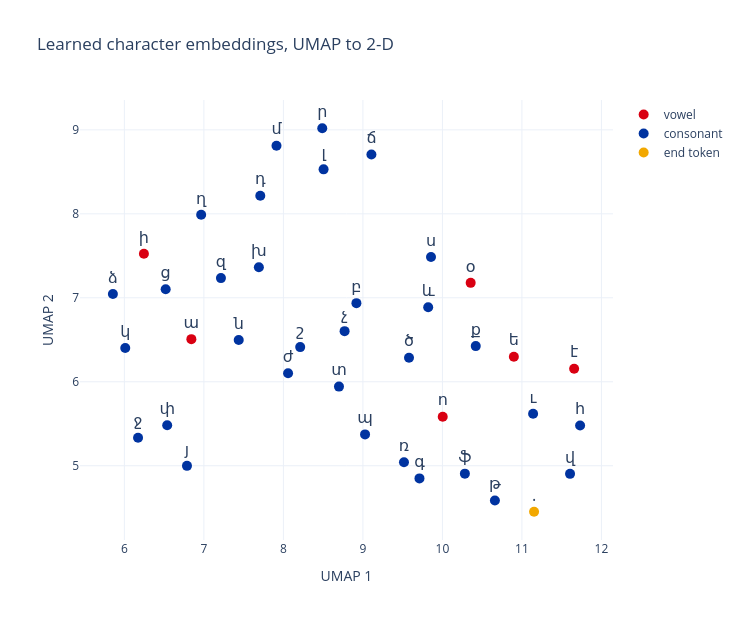

Source (notebook cell):
### Markdown cell above
**2. A 2-D map with UMAP** ([36] - your own tool from ch10). UMAP builds a neighbour graph in
the 8-D space and lays it out in 2-D so that neighbours stay neighbours. With only 39 points
we shrink its neighbourhood (`n_neighbors=8` instead of the default 15) and use cosine
distance, the same similarity as the table above.

### Code cell
# ~2-3 min on the instructor laptop - almost all of it one-time compilation of UMAP's numba
# code (on import and on the first fit); fitting 39 points is nothing.
import warnings
from tqdm import TqdmWarning

with warnings.catch_warnings():            # umap imports tqdm, which warns that the notebook
    warnings.simplefilter("ignore", TqdmWarning)   # progress-bar widget is missing; we never use it
    import umap

xy = umap.UMAP(n_neighbors=8, min_dist=0.3, metric="cosine",
               random_state=SEED, n_jobs=1).fit_transform(E)

VOWELS = set("աեէիոօ")                  # (ը never occurs in the 689 surnames)
kind = ["end token" if itos[i] == "." else "vowel" if itos[i] in VOWELS else "consonant"
        for i in range(V)]

fig = go.Figure()
for group, color in [("vowel", RED), ("consonant", BLUE), ("end token", ORANGE)]:
    idx = [i for i in range(V) if kind[i] == group]
    fig.add_scatter(x=xy[idx, 0], y=xy[idx, 1], mode="markers+text", name=group,
                    text=[itos[i] for i in idx], textposition="top center",
                    textfont=dict(size=16), marker=dict(color=color, size=10),
                    hovertemplate="%{text}<extra></extra>")
fig.update_layout(title="Learned character embeddings, UMAP to 2-D",
                  xaxis_title="UMAP 1", yaxis_title="UMAP 2",
                  width=740, height=620, template="plotly_white")
fig.show()

### Figure 1 — Plotly figure (JSON) as saved in the notebook; plotly's stock layout.template omitted (floating-point values rounded to 4 significant figures)
{"data": [{"hovertemplate": "%{text}<extra></extra>", "marker": {"color": "#D90012", "size": 10}, "mode": "markers+text", "name": "vowel", "text": ["ա", "ե", "է", "ի", "ո", "օ"], "textfont": {"size": 16}, "textposition": "top center", "type": "scatter", "x": [6.843, 10.9, 11.66, 6.246, 10.0, 10.36], "y": [6.508, 6.299, 6.155, 7.524, 5.584, 7.178]}, {"hovertemplate": "%{text}<extra></extra>", "marker": {"color": "#0033A0", "size": 10}, "mode": "markers+text", "name": "consonant", "text": ["բ", "գ", "դ", "զ", "թ", "ժ", "լ", "խ", "ծ", "կ", "հ", "ձ", "ղ", "ճ", "մ", "յ", "ն", "շ", "չ", "պ", "ջ", "ռ", "ս", "վ", "տ", "ր", "ց", "ւ", "փ", "ք", "ֆ", "և"], "textfont": {"size": 16}, "textposition": "top center", "type": "scatter", "x": [8.919, 9.712, 7.709, 7.215, 10.66, 8.059, 8.505, 7.692, 9.58, 6.011, 11.73, 5.856, 6.966, 9.107, 7.913, 6.787, 7.438, 8.211, 8.77, 9.027, 6.172, 9.517, 9.856, 11.61, 8.699, 8.489, 6.52, 11.14, 6.539, 10.42, 10.28, 9.821], "y": [6.936, 4.849, 8.216, 7.234, 4.586, 6.102, 8.529, 7.363, 6.286, 6.402, 5.479, 7.044, 7.988, 8.707, 8.812, 4.998, 6.498, 6.413, 6.603, 5.373, 5.333, 5.041, 7.485, 4.904, 5.943, 9.019, 7.103, 5.618, 5.481, 6.425, 4.906, 6.888]}, {"hovertemplate": "%{text}<extra></extra>", "marker": {"color": "#F2A800", "size": 10}, "mode": "markers+text", "name": "end token", "text": ["."], "textfont": {"size": 16}, "textposition": "top center", "type": "scatter", "x": [11.15], "y": [4.452]}], "layout": {"height": 620, "title": {"text": "Learned character embeddings, UMAP to 2-D"}, "width": 740, "xaxis": {"title": {"text": "UMAP 1"}}, "yaxis": {"title": {"text": "UMAP 2"}}}}
